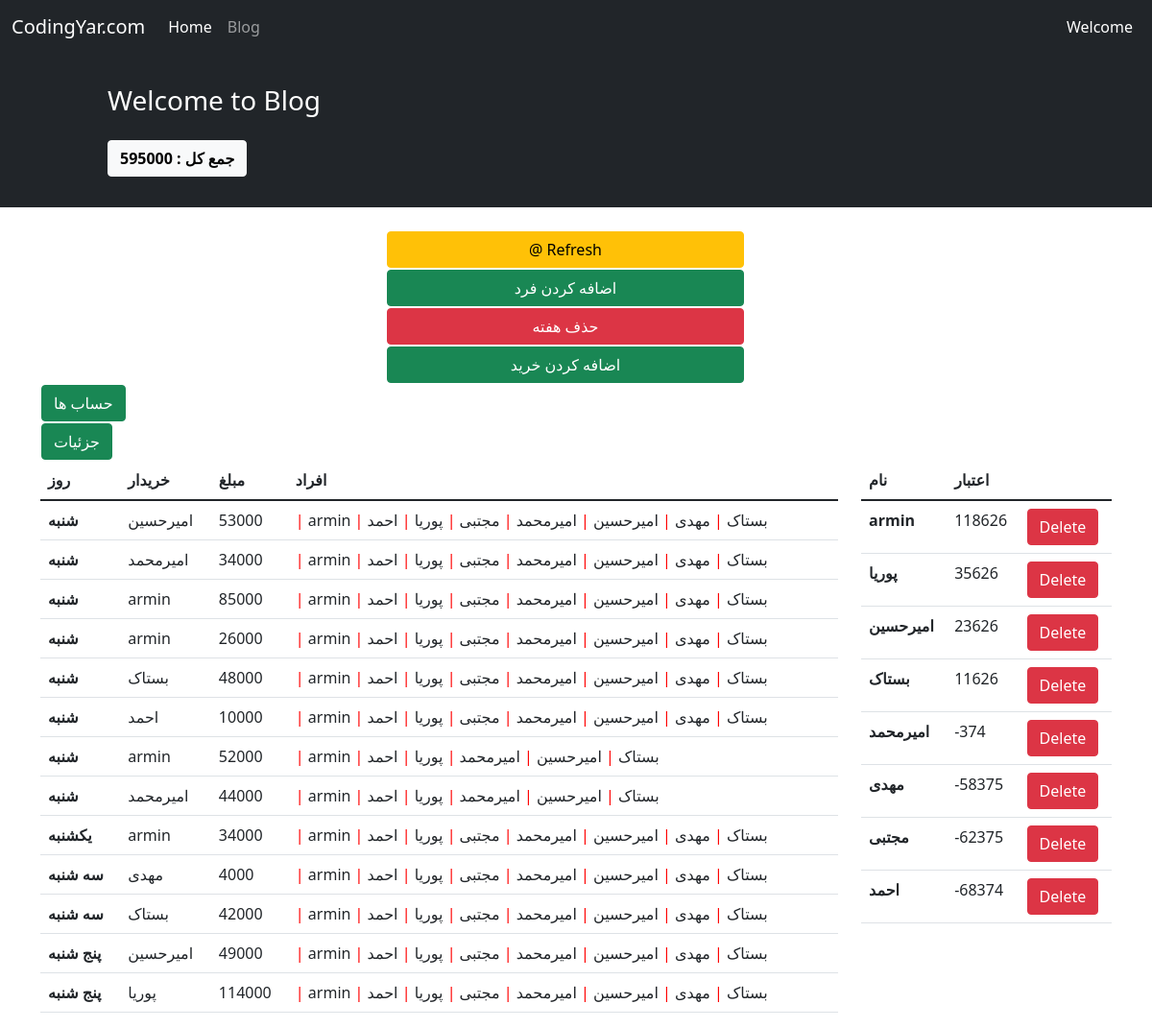
The page /13/weekdetails/ on the database its author committed.
### hesab/models.py (models this page shows, shortened)
class Shopping(models.Model):
    CHOICES = (('0', 'شنبه'),
               ('1', 'یکشنبه'),
               ('2', 'دوشنبه'),
               ('3', 'سه شنبه'),
               ('4', 'چهارشنبه'),
               ('5', 'پنج شنبه'),
               ('6', 'جمعه')
               )
    name = models.CharField(choices=CHOICES, max_length=100)
    week = models.ForeignKey(Week, on_delete=models.CASCADE, related_name='weekshopping', null=True)
    day = models.DateField(auto_now_add=True)
    buyer = models.ForeignKey(User, on_delete=models.CASCADE, related_name='usershopping')
    consumer = models.ManyToManyField(User)
    amount = models.IntegerField()
    goods = models.CharField(max_length=500)

class Money(models.Model):
    user = models.ForeignKey(User, on_delete=models.CASCADE, related_name='usermoney')
    week = models.ForeignKey(Week, on_delete=models.CASCADE, related_name='weekmoney')
    money = models.IntegerField(default=0)

### hesab/views.py (the view)
# urls.py: path('<int:pk>/weekdetails/', views.week_details, name='week_details'),
def week_details(request, pk):
    week = Week.objects.get(id=pk)
    all_money = Money.objects.filter(week=week).order_by('-money')
    shopping = Shopping.objects.filter(week=week).order_by('name')
    week_money = 0
    context = {
        'week': week,
        'sum': week.sum,
        'shopping': shopping,
        'all_money': all_money
    }
    return render(request, 'hesab/week_details.html', context)

### hesab/templates/hesab/week_details.html (shortened to what this page needs)
{% extends '_base.html' %}
{% block extra %}
    <p class="btn btn-light"><b>جمع کل : </b><b>{{ sum }} </b></p>
{% endblock extra %}
{% block content %}
    <div class="container mt-4">
        <div class="row">
            <div class="row">
                <div class="col-md-4"></div>
                <a class="btn btn-warning col-md-4" type="submit" href="{% url 'refresh' week.id %}" style="margin: 1px">@
                    Refresh</a>
            </div>
            <div class="row">
                <div class="col-md-4"></div>
                <a class="btn btn-success col-md-4" type="submit" href="{% url 'create_money' week.id %}" style="margin: 1px">اضافه
                    کردن فرد</a>
            </div>
            <div class="row">
                <div class="col-md-4"></div>
                <a class="btn btn-danger col-md-4" type="submit" href="{% url 'delete_week' week.id %}" style="margin: 1px">حذف هفته</a>
            </div>
            <div class="row">
                <div class="col-md-4"></div>
                <a class="btn btn-success col-md-4" type="submit" href="{% url 'create_shopping' week.id %}" style="margin: 1px">اضافه
                    کردن خرید</a>
            </div>
            <div class="col-md-3>
        </div>
        <div class="col-md-4">
            <a class="btn btn-success" type="submit" href="{% url 'hesab' week.id %}" style="margin: 1px"> حساب ها </a>
        </div><div class="col-md-4">
            <a class="btn btn-success" type="submit" href="{% url 'last_hesab_refresh' week.id %}" style="margin: 1px"> جزئیات </a>
        </div>
        <div class="col-md-3"></div>
        <div class="col-9">
            <table class="table table-hover">
                <thead>
                <tr>
                    <th scope="col"> روز</th>
                    <th scope="col">خریدار</th>
                    <th scope="col">مبلغ</th>
                    <th scope="col">افراد</th>
                </tr>
                </thead>
                <tbody>
                <tr>
                    {% for day in shopping %}
                        <th scope="row">{{ day.get_name_display }}</th>
                        <td>{{ day.buyer }}</td>
                        <td>{{ day.amount }}</td>
                        <td>
                            {% for con in day.consumer.all %}
                                <span style="color:red"> | </span> {{ con.username }}
                            {% endfor %}
                        </td>
                        </tr>
                    {% endfor %}
                </tbody>
            </table>
        </div>
        <div class="col-3">
            <table class="table">
                <thead>
                <tr>
                    <th scope="col">نام</th>
                    <th scope="col">اعتبار</th>
                </tr>
                </thead>
                <tbody>
                {% for mon in all_money %}
                    <tr>
                        <th scope="row">{{ mon.user }}</th>
                        <td>
                            {% if mon.money == 0 %}
                                0
                            {% else %}
                                {{ mon.money }}
                            {% endif %}
                        </td>
                    <td>
                        <a href="{% url 'delete_money' mon.id %}" class="btn btn-danger">Delete</a>
                    </td>
                    </tr>
                {% endfor %}
                </tbody>
            </table>
        </div>
    </div>
{% endblock content %}

### rows shown on the page
Shopping: name "شنبه", buyer "امیرحسین", amount "53000"
Shopping: name "شنبه", buyer "امیرمحمد", amount "34000"
Shopping: name "شنبه", buyer "armin", amount "85000"
Shopping: name "شنبه", buyer "armin", amount "26000"
Shopping: name "شنبه", buyer "بستاک", amount "48000"
Shopping: name "شنبه", buyer "احمد", amount "10000"
Shopping: name "شنبه", buyer "armin", amount "52000"
Shopping: name "شنبه", buyer "امیرمحمد", amount "44000"
Shopping: name "یکشنبه", buyer "armin", amount "34000"
Shopping: name "سه شنبه", buyer "مهدی", amount "4000"
Shopping: name "سه شنبه", buyer "بستاک", amount "42000"
Shopping: name "پنج شنبه", buyer "امیرحسین", amount "49000"
Shopping: name "پنج شنبه", buyer "پوریا", amount "114000"
Money: user "armin", money "118626"
Money: user "پوریا", money "35626"
Money: user "امیرحسین", money "23626"
Money: user "بستاک", money "11626"
Money: user "امیرمحمد", money "-374"
Money: user "مهدی", money "-58375"
Money: user "مجتبی", money "-62375"
Money: user "احمد", money "-68374"

### other values the page prints
{{ sum }} "595000"
{{ con.username }} "armin"
{{ con.username }} "بستاک"
{{ con.username }} "مهدی"
{{ con.username }} "امیرحسین"
{{ con.username }} "امیرمحمد"
{{ con.username }} "مجتبی"
{{ con.username }} "پوریا"
{{ con.username }} "احمد"
